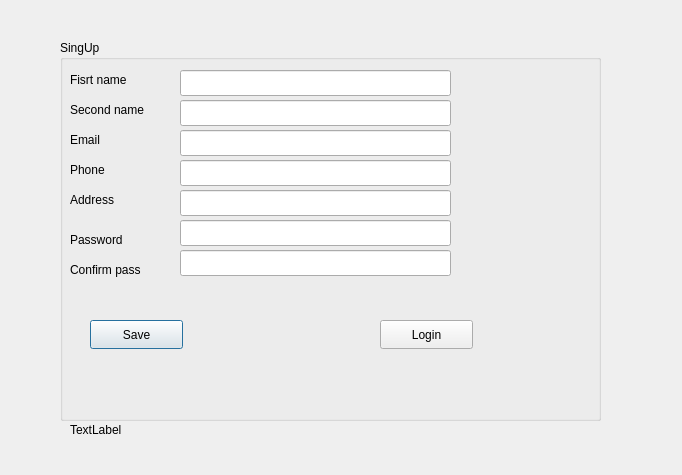
<?xml version="1.0" encoding="UTF-8"?>
<ui version="4.0">
 <class>Signup</class>
 <widget class="QDialog" name="Signup">
  <property name="geometry">
   <rect>
    <x>0</x>
    <y>0</y>
    <width>682</width>
    <height>475</height>
   </rect>
  </property>
  <property name="windowTitle">
   <string>Dialog</string>
  </property>
  <widget class="QGroupBox" name="groupBox">
   <property name="geometry">
    <rect>
     <x>60</x>
     <y>40</y>
     <width>541</width>
     <height>381</height>
    </rect>
   </property>
   <property name="title">
    <string>SingUp</string>
   </property>
   <widget class="QLabel" name="label">
    <property name="geometry">
     <rect>
      <x>10</x>
      <y>30</y>
      <width>81</width>
      <height>20</height>
     </rect>
    </property>
    <property name="text">
     <string>Fisrt name</string>
    </property>
   </widget>
   <widget class="QLabel" name="label_2">
    <property name="geometry">
     <rect>
      <x>10</x>
      <y>60</y>
      <width>91</width>
      <height>20</height>
     </rect>
    </property>
    <property name="text">
     <string>Second name</string>
    </property>
   </widget>
   <widget class="QLabel" name="label_3">
    <property name="geometry">
     <rect>
      <x>10</x>
      <y>90</y>
      <width>63</width>
      <height>20</height>
     </rect>
    </property>
    <property name="text">
     <string>Email</string>
    </property>
   </widget>
   <widget class="QLabel" name="label_4">
    <property name="geometry">
     <rect>
      <x>10</x>
      <y>120</y>
      <width>63</width>
      <height>20</height>
     </rect>
    </property>
    <property name="text">
     <string>Phone</string>
    </property>
   </widget>
   <widget class="QLabel" name="label_5">
    <property name="geometry">
     <rect>
      <x>10</x>
      <y>150</y>
      <width>63</width>
      <height>20</height>
     </rect>
    </property>
    <property name="text">
     <string>Address</string>
    </property>
   </widget>
   <widget class="QLabel" name="label_6">
    <property name="geometry">
     <rect>
      <x>10</x>
      <y>190</y>
      <width>63</width>
      <height>20</height>
     </rect>
    </property>
    <property name="text">
     <string>Password</string>
    </property>
   </widget>
   <widget class="QLabel" name="label_7">
    <property name="geometry">
     <rect>
      <x>10</x>
      <y>220</y>
      <width>91</width>
      <height>20</height>
     </rect>
    </property>
    <property name="text">
     <string>Confirm pass</string>
    </property>
   </widget>
   <widget class="QLineEdit" name="lineEdit_firstname">
    <property name="geometry">
     <rect>
      <x>120</x>
      <y>30</y>
      <width>271</width>
      <height>26</height>
     </rect>
    </property>
   </widget>
   <widget class="QLineEdit" name="lineEdit_secondname">
    <property name="geometry">
     <rect>
      <x>120</x>
      <y>60</y>
      <width>271</width>
      <height>26</height>
     </rect>
    </property>
   </widget>
   <widget class="QLineEdit" name="lineEdit_email">
    <property name="geometry">
     <rect>
      <x>120</x>
      <y>90</y>
      <width>271</width>
      <height>26</height>
     </rect>
    </property>
   </widget>
   <widget class="QLineEdit" name="lineEdit_phone">
    <property name="geometry">
     <rect>
      <x>120</x>
      <y>120</y>
      <width>271</width>
      <height>26</height>
     </rect>
    </property>
   </widget>
   <widget class="QLineEdit" name="lineEdit_address">
    <property name="geometry">
     <rect>
      <x>120</x>
      <y>150</y>
      <width>271</width>
      <height>26</height>
     </rect>
    </property>
   </widget>
   <widget class="QLineEdit" name="lineEdit_pass">
    <property name="geometry">
     <rect>
      <x>120</x>
      <y>180</y>
      <width>271</width>
      <height>26</height>
     </rect>
    </property>
   </widget>
   <widget class="QLineEdit" name="lineEdit_confirmpass">
    <property name="geometry">
     <rect>
      <x>120</x>
      <y>210</y>
      <width>271</width>
      <height>26</height>
     </rect>
    </property>
   </widget>
   <widget class="QPushButton" name="pushButton_Save">
    <property name="geometry">
     <rect>
      <x>30</x>
      <y>280</y>
      <width>93</width>
      <height>29</height>
     </rect>
    </property>
    <property name="text">
     <string>Save</string>
    </property>
   </widget>
   <widget class="QPushButton" name="pushButton_login">
    <property name="geometry">
     <rect>
      <x>320</x>
      <y>280</y>
      <width>93</width>
      <height>29</height>
     </rect>
    </property>
    <property name="text">
     <string>Login</string>
    </property>
   </widget>
  </widget>
  <widget class="QLabel" name="label_9">
   <property name="geometry">
    <rect>
     <x>70</x>
     <y>409</y>
     <width>181</width>
     <height>41</height>
    </rect>
   </property>
   <property name="text">
    <string>TextLabel</string>
   </property>
  </widget>
 </widget>
 <resources/>
 <connections/>
</ui>
